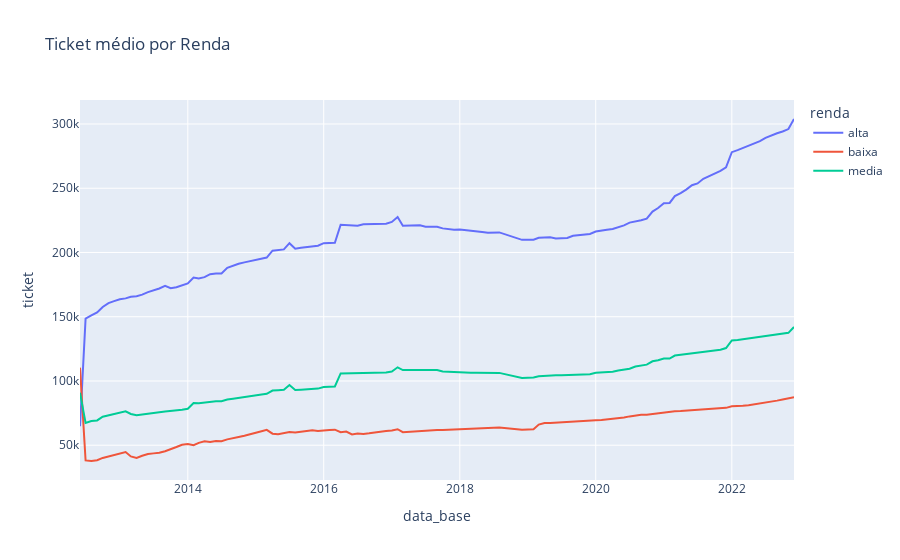

Source (notebook cell):
### Code cell
fig = px.line(df_renda, x="data_base", y="ticket", color='renda', title="Ticket médio por Renda")
fig.show()
